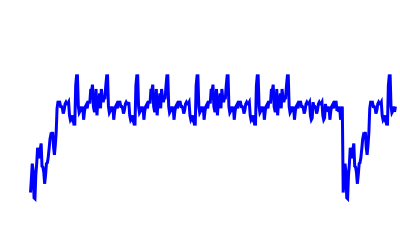

Source code (gnuplot):
set datafile separator ','
set term pngcairo size 400,250
set output output
set tics font "Helvetica,9"
set tics textcolor rgb 'white'
set xtics rotate by 90 right
set lmargin 3
set rmargin 0.5
set tmargin 0.5
set bmargin 2.5
#set for [i=1:8] linetype i dashtype 3
set style line 1 lt 2 lw 3 lc rgb 'blue'
set style line 6 lt 2 lw 1 lc rgb 'white'
set ytics 2
#set grid xtics ytics ls 6
set xdata time
#set timefmt "%Y-%m-%dT%H:%M:%S"
set timefmt "%d/%m/%Y"
set format x "%H:%M"
set xtics 60
set tics scale 0
unset border
#unset ytics
#unset xtics
unset mytics
unset mxtics
plot input using 1:2 with lines notitle ls 6, \
    input using 1:3 with lines notitle ls 1
